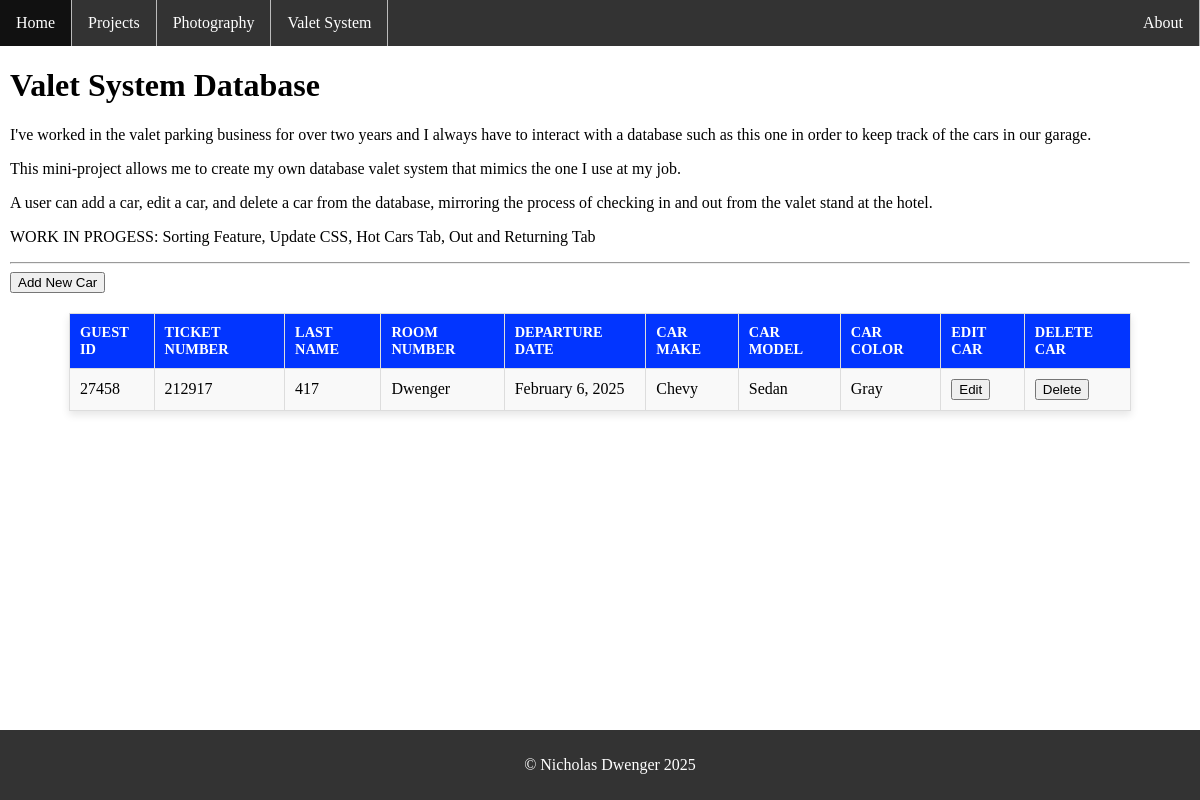
The app's page /valet_system, older data.
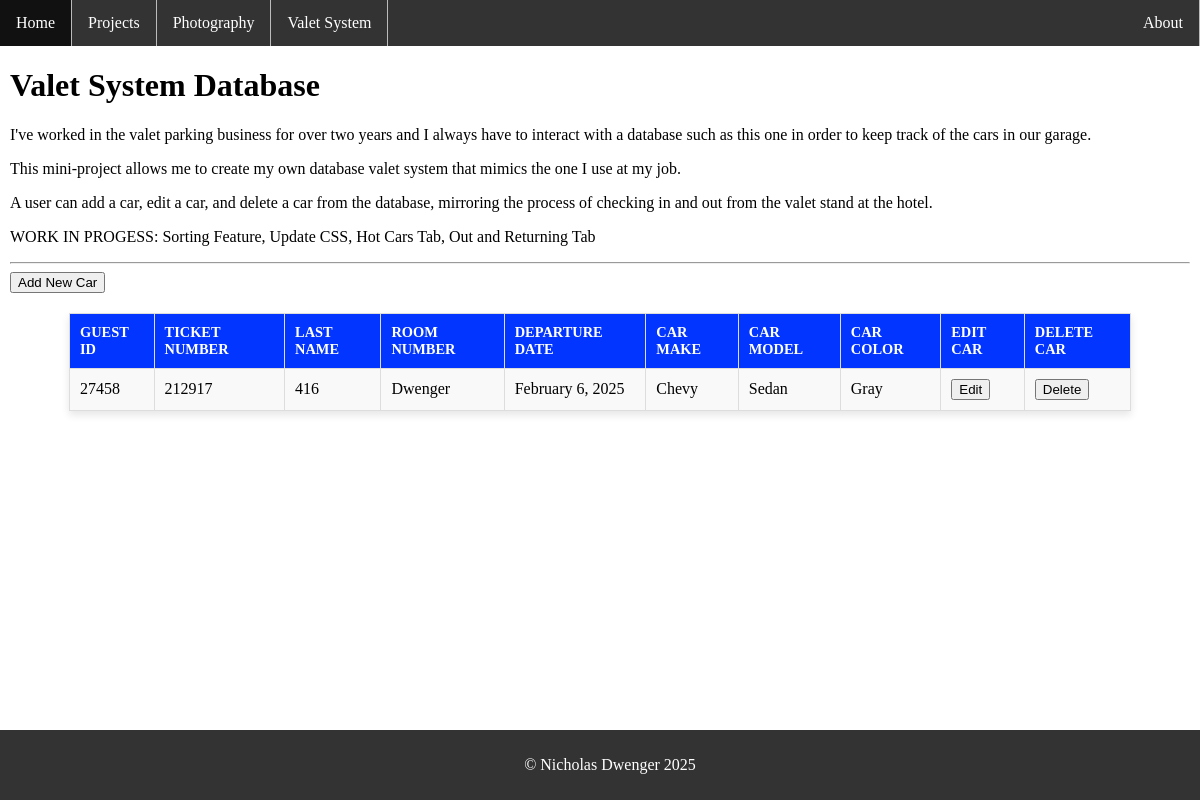
The same page, newer data.
### portfolio/models.py (models this page shows, shortened)
class ValetCars(models.Model):
    guestID = models.CharField(primary_key=True, max_length=5, unique=True)
    ticketNum = models.IntegerField()
    lastName = models.CharField(max_length=50)
    roomNum = models.IntegerField(default=0, validators=[MinValueValidator(400), MaxValueValidator(9999)])
    departureDate = models.DateTimeField()
    carMake = models.CharField(max_length=50)
    carModel = models.CharField(max_length=50)
    carColor = models.CharField(max_length=50)

### portfolio/views.py (the view)
# urls.py: path("valet_system", views.valet_system, name="valet_system"),
def valet_system(request):
    car_list_db = ValetCars.objects.all()
    return render(request, 'valet_system.html', {'car_list_db': car_list_db})

### portfolio/templates/valet_system.html (shortened to what this page needs)
{% extends "layout.html" %}
{% block content %}
<div class="valet-container">
    <h1>Valet System Database</h1>
    <p>I've worked in the valet parking business for over two years and I always have to interact with a database such
        as this one in order to keep track of the cars in our garage.</p>
    <p>This mini-project allows me to create my own database valet system that mimics the one I use at my job.</p>
    <p>A user can add a car, edit a car, and delete a car from the database, mirroring the process of checking in and
        out from the valet stand at the hotel.</p>
    <p>WORK IN PROGESS: Sorting Feature, Update CSS, Hot Cars Tab, Out and Returning Tab</p>
    <hr>
    <form action="{% url 'add_car' 'valetcars' %}" method="get">
        <button type="submit" class="button-style">Add New Car</button>
    </form>
    {% if car_list_db %}
    <table class="car_list_db">
        <thead>
            <tr>
                <th>Guest ID</th>
                <th>Ticket Number</th>
                <th>Last Name</th>
                <th>Room Number</th>
                <th>Departure Date</th>
                <th>Car Make</th>
                <th>Car Model</th>
                <th>Car Color</th>
                <th>Edit Car</th>
                <th>Delete Car</th>
            </tr>
        </thead>
        <tbody id="valet-table-body">
            {% for car in car_list_db %}
            <tr class="valet-row">
                <td>{{car.guestID}}</td>
                <td>{{car.ticketNum}}</td>
                <td>{{car.roomNum}}</td>
                <td>{{car.lastName}}</td>
                <td>{{car.departureDate|date:"F j, Y"}}</td>
                <td>{{car.carMake}}</td>
                <td>{{car.carModel}}</td>
                <td>{{car.carColor}}</td>
                <td>
                    <form action="{% url 'edit_car' 'valetcars' car.guestID %}" method="get" style="display:inline;">
                        <button type="submit" class="button-style">Edit</button>
                    </form>
                </td>
                <td>
                    <form action="{% url 'delete_car' 'valetcars' car.guestID %}" method="POST">
                        <button type="submit" onclick="return confirm('Are you sure you want to delete this car?')"
                            class="button-style">Delete</button>
                    </form>
                </td>
            </tr>
            {% endfor %}
        </tbody>
    </table>
    {% else %}
    <p>No cars have been logged.</p>
    {% endif %}
</div>
{% endblock %}

### portfolio/templates/layout.html (shortened to what this page needs)
<!DOCTYPE html>
<html lang = "en">
    <head>
        {% load static %}
        <link rel="stylesheet" href="{% static 'style.css' %}"/>
    </head>
    <body>
        <div class="navbar-content">
            <ul class="navbar">
                <li><a href="{% url 'home' %}" class="navbar-item">Home</a></li>
                <li><a href="{% url 'projects_home' %}" class="navbar-item">Projects</a></li>
                <li><a href="{% url 'photography_home' %}" class="navbar-item">Photography</a></li>
                <li><a href="{% url 'valet_system' %}" class="navbar-item">Valet System</a></li>
                <li id="last-navbar-item"><a href="{% url 'about' %}" class="navbar-item">About</a></li>
            </ul>
        </div>
        <div class="body-content">
            {% block content %}
            {% endblock %}
        </div>
        <footer>
            <p>&copy; Nicholas Dwenger 2025</p>
        </footer>
    </body>
</html>

### portfolio/static/style.css (style rules this page uses)
html, body { height: 100%; margin: 0; }
body { display: flex; flex-direction: column; justify-content: space-between; }
.body-content { flex-grow: 1; }
footer { background-color: #333; color: white; text-align: center; padding: 10px; width: 100%; }
.navbar { list-style-type: none; margin: 0; padding: 0; overflow: hidden; background-color: #333; }
.valet-container { margin: 10px; }
li { float: left; border-right: 1px solid #bbb; }
li .navbar-item { display: block; color: white; text-align: center; padding: 14px 16px; text-decoration: none; }
li .navbar-item:last-child { border-right: none; }
#last-navbar-item { float: right; }
table { width: 90%; margin: 20px auto; border-collapse: collapse; background-color: #fff; box-shadow: 0px 4px 8px rgba(0, 0, 0, 0.1); }
th, td { text-align: left; padding: 10px; border: 1px solid #ddd; vertical-align: middle; }
th { background-color: rgb(2, 53, 255); color: white; text-transform: uppercase; font-size: 0.9rem; }
tbody tr:nth-child(odd) { background-color: #f9f9f9; }

Row changes from the older to the newer data that the page shows:
changed ValetCars "Dwenger": roomNum "417" → "416"
